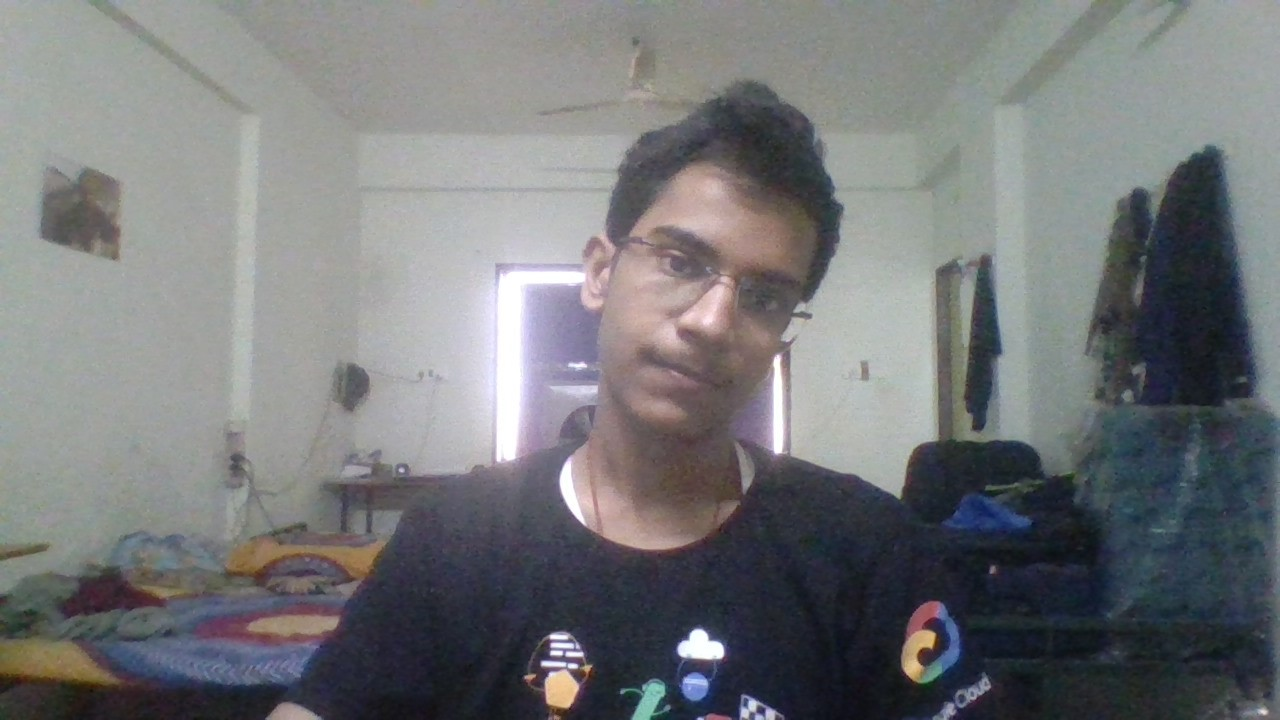
#> input picture dataset/training-data/7/WIN_20220407_14_30_10_Pro.jpg, 1280 x 720 px
$ jupyter execute face_recog.ipynb
#> lines starting #> are read from the running program, lines starting #| are printed output that depends on the picture; after the words box and inside, x2 and y2 are one past the last pixel; in counts of white or black regions, pixels touching at a corner belong together
# Import libraries

[cell 1]
import cv2
import os
import numpy as np
import matplotlib.pyplot as plt

[cell 2]
training_data_folder_path = 'dataset/training-data'
test_data_folder_path = 'dataset/test-data'

[cell 3]
random_image = cv2.imread(
    'dataset/training-data/7/WIN_20220407_14_30_10_Pro.jpg')
#> random_image is the input picture: shape (720, 1280, 3); mean B, G, R 120.7, 118.8, 117.2
fig = plt.figure()
ax1 = fig.add_axes((0.1, 0.2, 0.8, 0.7))
ax1.set_title('My image in category 7')
plt.imshow(cv2.cvtColor(random_image, cv2.COLOR_BGR2RGB))
plt.show()

[cell 4]
haarcascade_frontalface = 'opencv_xml_files/haarcascade_frontalface.xml'

# face detection

[cell 5]
def detect_face(input_img):
    image = cv2.cvtColor(input_img, cv2.COLOR_BGR2GRAY)
    face_cascade = cv2.CascadeClassifier(haarcascade_frontalface)
    faces = face_cascade.detectMultiScale(image, scaleFactor=1.2, minNeighbors=5)
    if (len(faces) == 0):
        return -1, -1
    (x, y, w, h) = faces[0]
    return image[y:y+w, x:x+h], faces[0]

# prepare training dataset

[cell 6]
def prepare_training_data(training_data_folder_path):
#> called with training_data_folder_path = 'dataset/training-data'
    detected_faces = []
    face_labels = []
    traning_image_dirs = os.listdir(training_data_folder_path)
    for dir_name in traning_image_dirs:
        label = int(dir_name)
        training_image_path = training_data_folder_path + "/" + dir_name
        training_images_names = os.listdir(training_image_path)

        for image_name in training_images_names:
            image_path = training_image_path  + "/" + image_name
            image = cv2.imread(image_path)
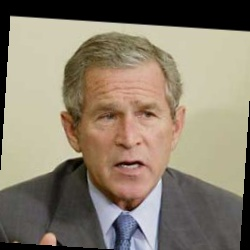
#> input picture dataset/training-data/3/George_W_Bush_0015.jpg, 250 x 250 px
#> image is the input picture: shape (250, 250, 3); mean B, G, R 109.5, 126.5, 137.3
            face, rect = detect_face(image)
#> in detect_face, `image = cv2.cvtColor(input_img, cv2.COLOR_BGR2GRAY)`:
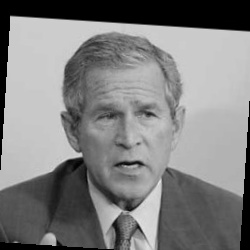
#> image: shape (250, 250); min 0, max 230, mean 127.8
#> in detect_face, `faces = face_cascade.detectMultiScale(image, scaleFactor=1.2, minNeigh..`: faces = [[72, 70, 112, 112]]
#> in detect_face, `(x, y, w, h) = faces[0]`: x = 72; y = 70; w = 112
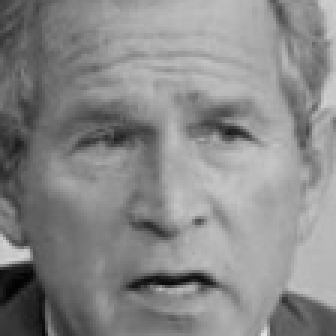
#> face: shape (112, 112) (shown 3 times larger); min 1, max 226, mean 136.4
#> rect = [72, 70, 112, 112]
            if face is not -1:
                resized_face = cv2.resize(face, (121,121), interpolation = cv2.INTER_AREA)
                detected_faces.append(resized_face)
                face_labels.append(label)
#> pass 2 of the loop in prepare_training_data, `for dir_name in traning_image_dirs:`:
#> in prepare_training_data, `label = int(dir_name)`: label = 4
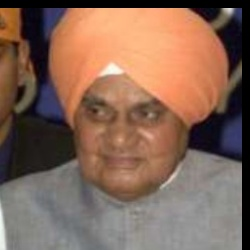
#> input picture dataset/training-data/4/Atal_Bihari_Vajpayee_0010.jpg, 250 x 250 px
#> in prepare_training_data, image is the input picture: shape (250, 250, 3); mean B, G, R 86.6, 102.2, 132.2
#> in detect_face (call 3), `image = cv2.cvtColor(input_img, cv2.COLOR_BGR2GRAY)`:
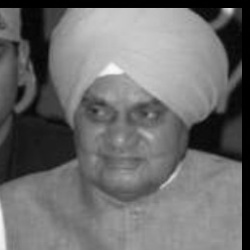
#> image: shape (250, 250); min 0, max 249, mean 109.4
#> faces = [[62, 70, 119, 119]]
#> in detect_face (call 3), `(x, y, w, h) = faces[0]`: x = 62; w = 119
#> in prepare_training_data, `face, rect = detect_face(image)`:
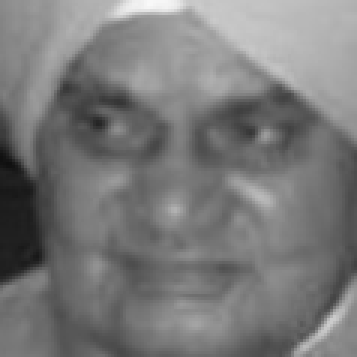
#> face: shape (119, 119) (shown 3 times larger); min 15, max 249, mean 121.1
#> in prepare_training_data, `face, rect = detect_face(image)`: rect = [62, 70, 119, 119]
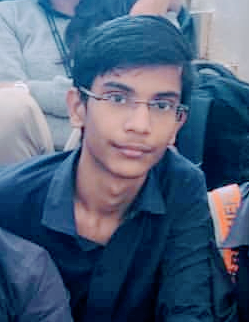
#> input picture dataset/test-data/7/Screenshot_20200218-134039_2.png, 249 x 322 px
#> further down, test_image is the input picture: shape (322, 249, 3); mean B, G, R 121.2, 96.2, 77.6

    return detected_faces, face_labels

[cell 7]
detected_faces, face_labels = prepare_training_data("dataset/training-data")

[cell 8]
print("Total faces: ", len(detected_faces))
print("Total labels: ", len(face_labels))

# initialize a face recognizer

[cell 9]
fisherfaces_recognizer = cv2.face.FisherFaceRecognizer_create()

# train the face recognizer model

[cell 10]
fisherfaces_recognizer.train(detected_faces, np.array(face_labels))

[cell 11]
def draw_rectangle(test_image, rect):
    (x, y, w, h) = rect
    cv2.rectangle(test_image, (x, y), (x+w, y+h), (0, 255, 0), 2)

def draw_text(test_image, label_text, x, y):
    cv2.putText(test_image, label_text, (x, y), cv2.FONT_HERSHEY_PLAIN, 1.5, (0, 255, 0), 2)

# predict output on test data

[cell 12]
tags = ['0', '1', '2', '3', '4','5','6','7']

[cell 13]
def predict_img(test_image):
    detected_face, rect = detect_face(test_image)
#> in detect_face (call 5), `image = cv2.cvtColor(input_img, cv2.COLOR_BGR2GRAY)`:
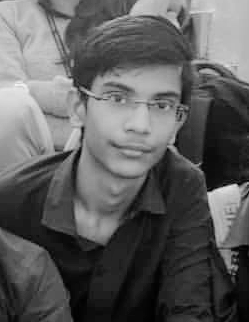
#> image: shape (322, 249); min 0, max 245, mean 93.5
#> in detect_face (call 5), `faces = face_cascade.detectMultiScale(image, scaleFactor=1.2, minNeigh..`: faces = [[80, 57, 117, 117]]
#> in detect_face (call 5), `(x, y, w, h) = faces[0]`: x = 80; y = 57; w = 117
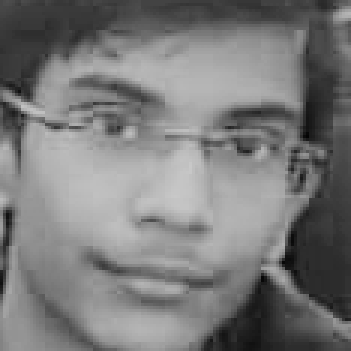
#> detected_face: shape (117, 117) (shown 3 times larger); min 4, max 200, mean 121.7
#> rect = [80, 57, 117, 117]
    resized_face = cv2.resize(detected_face, (121,121), interpolation = cv2.INTER_AREA)
    label= fisherfaces_recognizer.predict(resized_face)
#> label = (4, 2422.3)
    confidence = fisherfaces_recognizer.predict(resized_face)
#> confidence = (4, 2422.3)
    print("Accuracy: ",100-(confidence[1])//100)
#| Accuracy:  76.0
    label_text = tags[label[0]]
#> label_text = '4'
    draw_rectangle(test_image, rect)
#> in draw_rectangle, `(x, y, w, h) = rect`: x = 80; y = 57; w = 117
#> in draw_rectangle, `cv2.rectangle(test_image, (x, y), (x+w, y+h), (0, 255, 0), 2)`:
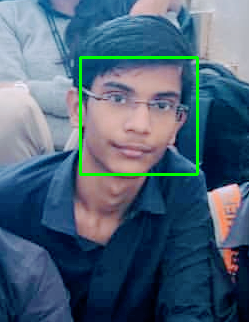
#> test_image: shape (322, 249, 3); 1.75% of pixels changed, all inside (x1, y1, x2, y2) = (79, 56, 199, 176)
    draw_text(test_image, label_text, rect[0], rect[1]-5)
#> in draw_text, `cv2.putText(test_image, label_text, (x, y), cv2.FONT_HERSHEY_PLAIN, 1...`: test_image: shape (322, 249, 3); 0.13% of pixels changed, all inside (x1, y1, x2, y2) = (81, 36, 96, 53)
    return test_image, label_text

[cell 14]
# test_image = cv2.imread("dataset/test-data/7/WIN_20220922_20_33_51_Pro.jpg")
test_image = cv2.imread("dataset/test-data/7/Screenshot_20200218-134039_2.png")
# test_image = cv2.imread("dataset/test-data/7/WIN_20220922_21_31_59_Pro.jpg")

[cell 15]
predicted_image, label = predict_img(test_image)
#> label = '4'

[cell 16]
fig = plt.figure()
ax1 = fig.add_axes((0.1, 0.2, 0.8, 0.7))
ax1.set_title('actual class: ' + tags[7]+ ' | ' + 'predicted class: ' + label)
plt.axis("off")
plt.imshow(cv2.cvtColor(predicted_image, cv2.COLOR_BGR2RGB))
plt.show()
